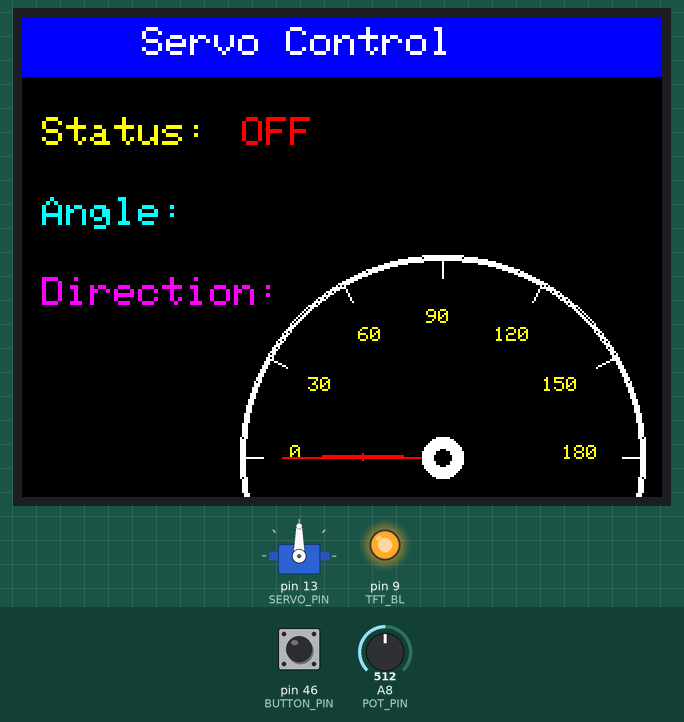
Simulated run of this sketch. Board: Arduino Mega 2560, built with avr-gcc and run on an emulated ATmega2560. Shown: servo, 320×240 colour display, output pins drawn as LEDs (lit = HIGH). Inputs (shaded band) come from the test bench; at power-on: pin 46 (BUTTON_PIN) HIGH, A8 (POT_PIN) = 512.

Above: at 1.4 s.
1.5 s: pin 46 (BUTTON_PIN) pulled LOW for 0.15 s
At 2.3 s:
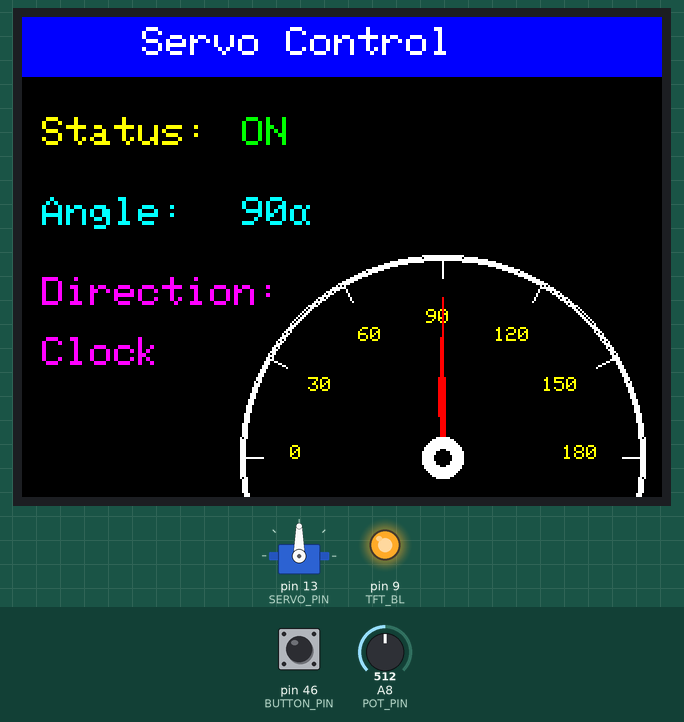
3.2 s: A8 (POT_PIN) set to 489
At 4.0 s:
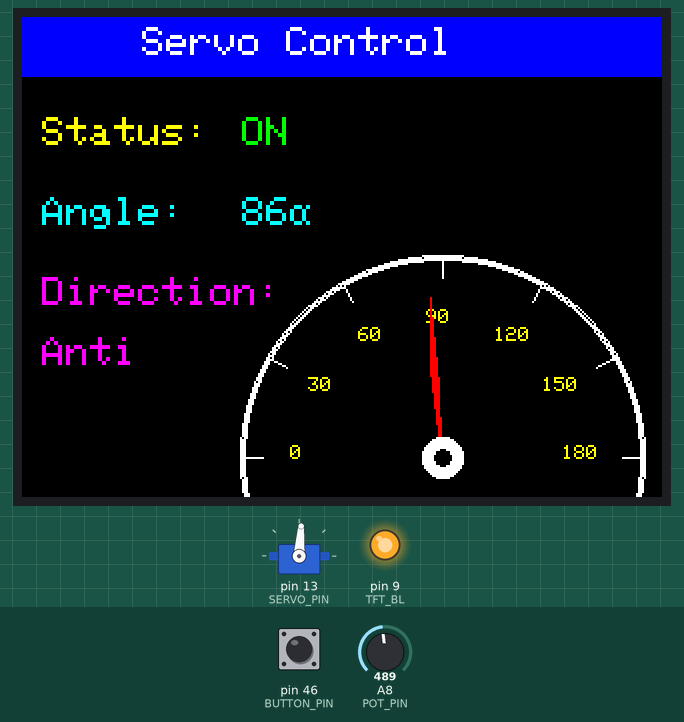
4.7 s: pin 46 (BUTTON_PIN) pulled LOW for 1 s
At 6.1 s:
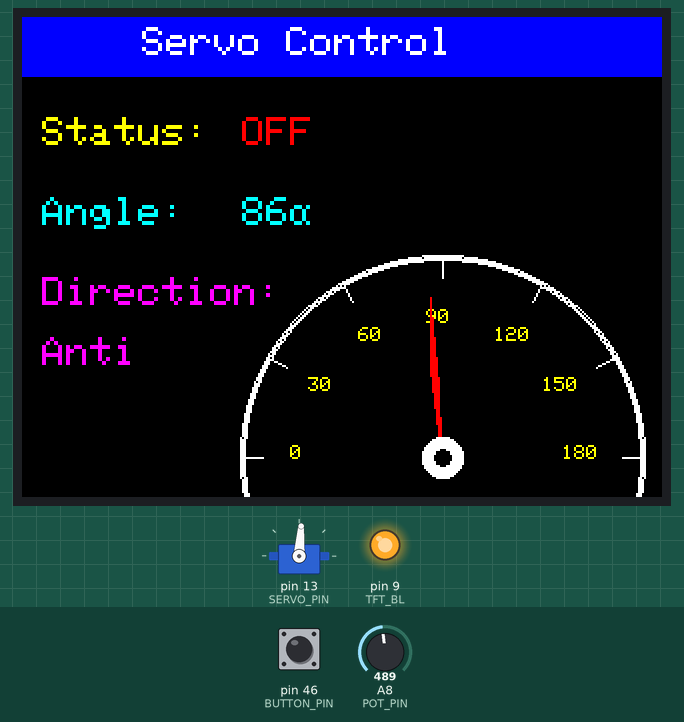
7.2 s: pin 46 (BUTTON_PIN) pulled LOW for 0.15 s
At 8.2 s:
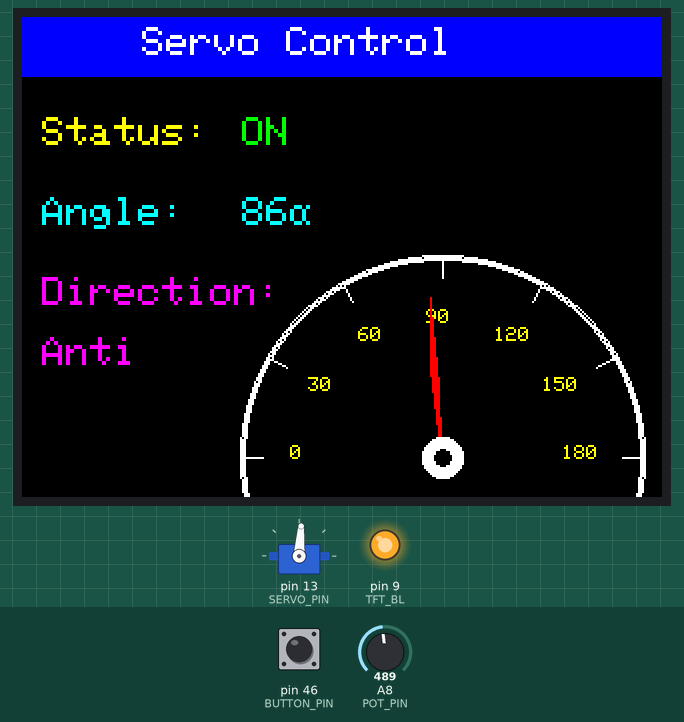
8.8 s: A8 (POT_PIN) set to 306
At 9.2 s:
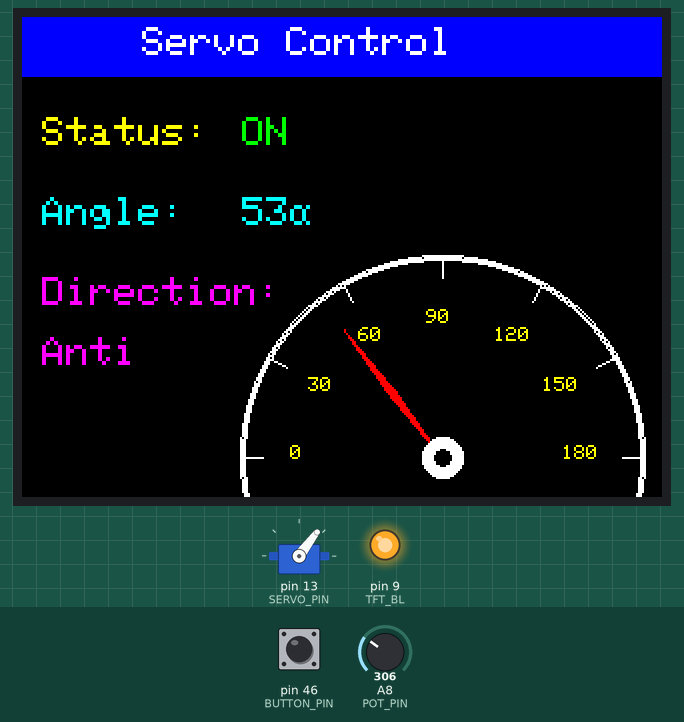
10.3 s: A8 (POT_PIN) set to 170
At 10.9 s:
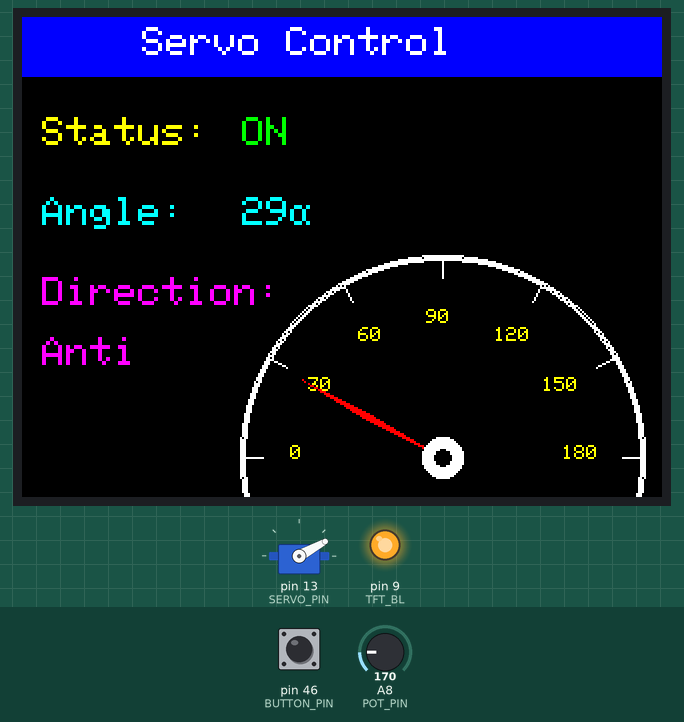
Timing chart, 0 to 12.8 s (numbered marks = the images above; inputs shaded):
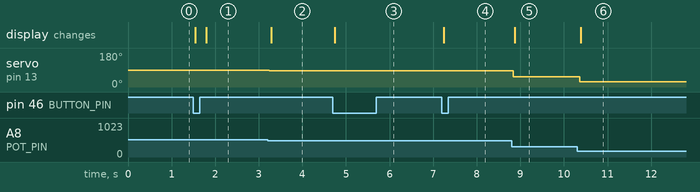

The sketch:

Servo_TFT_POT.ino
```cpp
#include <Servo.h>
#include <Adafruit_GFX.h>
#include <Adafruit_ST7789.h>
#include <SPI.h>

// TFT pin definitions
#define TFT_CS 53
#define TFT_RST 8
#define TFT_DC 7
#define TFT_BL 9

// Servo and control pins
#define SERVO_PIN 13
#define POT_PIN A8
#define BUTTON_PIN 46

Adafruit_ST7789 tft = Adafruit_ST7789(TFT_CS, TFT_DC, TFT_RST);
Servo myServo;

bool servoEnabled = false;
int lastButtonState = HIGH;
int lastAngle = -1;
int lastNeedleAngle = -1;
String lastDirection = "---";

void setup() {
  pinMode(BUTTON_PIN, INPUT_PULLUP);
  pinMode(TFT_BL, OUTPUT);
  digitalWrite(TFT_BL, HIGH);

  myServo.attach(SERVO_PIN);
  tft.init(240, 320);
  tft.setRotation(1);
  tft.fillScreen(ST77XX_BLACK);

  drawStaticUI();
  updateStatusText();
  drawSpeedometerBase();  // Static gauge
  drawNeedle(0);          // Initial needle
}

void loop() {
  int buttonState = digitalRead(BUTTON_PIN);

  if (buttonState == LOW && lastButtonState == HIGH) {
    servoEnabled = !servoEnabled;
    updateStatusText();
    delay(200);
  }
  lastButtonState = buttonState;

  if (servoEnabled) {
    int potValue = analogRead(POT_PIN);
    int angle = map(potValue, 0, 1023, 0, 180);
    angle = constrain(angle, 0, 180);

    String direction = lastDirection;
    if (angle > lastAngle) direction = "Clock";
    else if (angle < lastAngle) direction = "Anti";

    if (abs(angle - lastAngle) >= 2) {
      myServo.write(angle);
      lastAngle = angle;
      lastDirection = direction;

      updateAngleText(angle, direction);
      drawNeedle(angle);
    }
  }

  delay(50);
}

void drawStaticUI() {
  tft.setTextColor(ST77XX_WHITE);
  tft.setTextSize(2);

  // Title
  tft.fillRect(0, 0, 320, 30, ST77XX_BLUE);
  tft.setCursor(60, 5);
  tft.setTextColor(ST77XX_WHITE);
  tft.print("Servo Control");

  // Labels
  tft.setCursor(10, 50);
  tft.setTextColor(ST77XX_YELLOW);
  tft.print("Status:");

  tft.setCursor(10, 90);
  tft.setTextColor(ST77XX_CYAN);
  tft.print("Angle:");

  tft.setCursor(10, 130);
  tft.setTextColor(ST77XX_MAGENTA);
  tft.print("Direction:");
}

void updateStatusText() {
  tft.fillRect(110, 50, 120, 25, ST77XX_BLACK);
  tft.setCursor(110, 50);
  tft.setTextSize(2);
  tft.setTextColor(servoEnabled ? ST77XX_GREEN : ST77XX_RED);
  tft.print(servoEnabled ? "ON " : "OFF");
}

void updateAngleText(int angle, String direction) {
  // Angle
  tft.fillRect(110, 90, 100, 25, ST77XX_BLACK);
  tft.setCursor(110, 90);
  tft.setTextSize(2);
  tft.setTextColor(ST77XX_CYAN);
  tft.print(angle);
  tft.print((char)223);  // degree symbol

  // Direction value (moved below label)
  tft.fillRect(10, 160, 100, 25, ST77XX_BLACK);
  tft.setCursor(10, 160);
  tft.setTextColor(ST77XX_MAGENTA);
  tft.setTextSize(2);
  tft.print(direction);
}

// Moved the speedometer to right side
void drawSpeedometerBase() {
  int cx = 210, cy = 220, r = 100;  // Shifted to the right

  // Semicircle
  tft.drawCircle(cx, cy, r, ST77XX_WHITE);
  tft.drawCircle(cx, cy, r - 1, ST77XX_WHITE);
  tft.drawCircle(cx, cy, r + 1, ST77XX_WHITE);

  // Tick marks and labels
  for (int a = 0; a <= 180; a += 30) {
    float rad = radians(180 - a);
    int x0 = cx + (r - 10) * cos(rad);
    int y0 = cy - (r - 10) * sin(rad);
    int x1 = cx + r * cos(rad);
    int y1 = cy - r * sin(rad);
    tft.drawLine(x0, y0, x1, y1, ST77XX_WHITE);

    int lx = cx + (r - 32) * cos(rad);
    int ly = cy - (r - 32) * sin(rad);
    tft.setTextColor(ST77XX_YELLOW);
    tft.setTextSize(1);
    tft.setCursor(lx - 8, ly - 6);
    tft.print(a);
  }

  // Center hub
  tft.fillCircle(cx, cy, 10, ST77XX_WHITE);
  tft.fillCircle(cx, cy, 4, ST77XX_BLACK);
}

void drawNeedle(int angle) {
  if (angle == lastNeedleAngle) return;

  int cx = 210, cy = 220, r = 100;

  // Erase old needle
  if (lastNeedleAngle >= 0) {
    float oldRad = radians(180 - lastNeedleAngle);
    int ox = cx + (r - 20) * cos(oldRad);
    int oy = cy - (r - 20) * sin(oldRad);
    int ox2 = cx + (r - 60) * cos(oldRad + 0.04);
    int oy2 = cy - (r - 60) * sin(oldRad + 0.04);
    int ox3 = cx + (r - 60) * cos(oldRad - 0.04);
    int oy3 = cy - (r - 60) * sin(oldRad - 0.04);
    tft.fillTriangle(cx, cy, ox2, oy2, ox, oy, ST77XX_BLACK);
    tft.fillTriangle(cx, cy, ox3, oy3, ox, oy, ST77XX_BLACK);

    // Redraw center hub after erase
    tft.fillCircle(cx, cy, 10, ST77XX_WHITE);
    tft.fillCircle(cx, cy, 4, ST77XX_BLACK);

    // 🔁 Redraw tick labels (in case they were erased)
    for (int a = 0; a <= 180; a += 30) {
      float rad = radians(180 - a);
      int lx = cx + (r - 32) * cos(rad);
      int ly = cy - (r - 32) * sin(rad);
      tft.setTextColor(ST77XX_YELLOW);
      tft.setTextSize(1);
      tft.setCursor(lx - 8, ly - 6);
      tft.print(a);
    }
  }

  // Draw new needle
  float rad = radians(180 - angle);
  int nx = cx + (r - 20) * cos(rad);
  int ny = cy - (r - 20) * sin(rad);
  int nx2 = cx + (r - 60) * cos(rad + 0.04);
  int ny2 = cy - (r - 60) * sin(rad + 0.04);
  int nx3 = cx + (r - 60) * cos(rad - 0.04);
  int ny3 = cy - (r - 60) * sin(rad - 0.04);

  tft.fillTriangle(cx, cy, nx2, ny2, nx, ny, ST77XX_RED);
  tft.fillTriangle(cx, cy, nx3, ny3, nx, ny, ST77XX_RED);

  // Center hub
  tft.fillCircle(cx, cy, 10, ST77XX_WHITE);
  tft.fillCircle(cx, cy, 4, ST77XX_BLACK);

  // Angle value below speedometer
  tft.fillRect(cx - 30, cy + 30, 60, 25, ST77XX_BLACK);
  tft.setTextColor(ST77XX_CYAN);
  tft.setTextSize(2);
  tft.setCursor(cx - 22, cy + 30);
  tft.print(angle);
  tft.print((char)223);

  lastNeedleAngle = angle;
}
```

Measured:
- the behaviour switches between 506 and 505 on A8 (POT_PIN) (found by bisection; images 1 and 2)
- after the input at 1.5 s, the display: first changes at once (image 1 shows a later state)
- after the input at 3.2 s, servo on pin 13 (SERVO_PIN): 90° → 86° at once; the display: changes after 0.08 s (image 2)
- after the input at 4.7 s, the display: changes at once (image 3)
- after the input at 7.2 s, the display: changes at once (image 4)
- after the input at 8.8 s, servo on pin 13 (SERVO_PIN): 86° → 53° at once; the display: changes after 0.07 s (image 5)
- after the input at 10.3 s, servo on pin 13 (SERVO_PIN): 53° → 29° after 0.06 s; the display: changes after 0.09 s (image 6)
